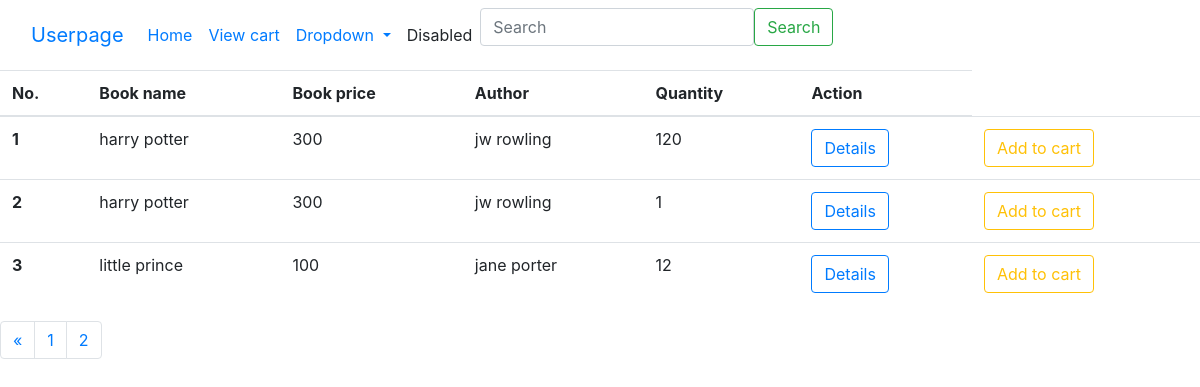
The app's page /user/?page=2 with its own data.
### bookapp/models.py (models this page shows, shortened)
class Book(models.Model):
    title=models.CharField(max_length=200,null=True)
    price=models.IntegerField(null=True)
    image=models.ImageField(upload_to='book_media')
    quantity =models.IntegerField()
    author=models.ForeignKey(Author, on_delete=models.CASCADE)

class Author(models.Model):
    name=models.CharField(max_length=200,null=True)
    def __str__(self):
        return '{}'.format(self.name)

### userapp/views.py (the view)
# urls.py: path('',views.listBook,name='booklist'),
def listBook(request):
    books = Book.objects.all()
    paginator = Paginator(books, 4)
    page_number = request.GET.get('page')
    try:
        page = paginator.get_page(page_number)
    except EmptyPage:
        page = paginator.page(paginator.num_pages)
    return render(request, 'user/userdetailsview.html', {'books': books, 'page': page})

### templates/user/userdetailsview.html (shortened to what this page needs)
<!doctype >
<html lang="en">
<head>
    <link rel="stylesheet" href="https://cdn.jsdelivr.net/npm/bootstrap@4.3.1/dist/css/bootstrap.min.css">
</head>
<body>
<nav class="navbar navbar-expand-lg bg-body-tertiary">
  <div class="container-fluid">
    <a class="navbar-brand" href="#">Userpage</a>
    <div class="collapse navbar-collapse" id="navbarSupportedContent">
      <ul class="navbar-nav me-auto mb-2 mb-lg-0">
        <li class="nav-item">
          <a class="nav-link active" aria-current="page" href="#">Home</a>
        </li>
        <li class="nav-item">
          <a class="nav-link" href="{% url 'viewcart' %}"> View cart </a>
        </li>
        <li class="nav-item dropdown">
          <a class="nav-link dropdown-toggle" href="#" role="button" data-bs-toggle="dropdown" aria-expanded="false">
            Dropdown
          </a>
        </li>
        <li class="nav-item">
          <a class="nav-link disabled" aria-disabled="true">Disabled</a>
        </li>
      </ul>
      <form class="d-flex" role="search" method="get" action="{% url 'usersearch' %}">
        <input class="form-control me-2" type="search" placeholder="Search" aria-label="Search" name="q">
        <button class="btn btn-outline-success" type="submit">Search</button>
      </form>
    </div>
  </div>
</nav>
<table class="table">
  <thead>
    <tr>
        <th scope="col">No.</th>
      <th scope="col">Book name</th>
      <th scope="col">Book price</th>
      <th scope="col">Author</th>
        <th scope="col">Quantity</th>
      <th scope="col">Action</th>
    </tr>
  </thead>
  <tbody>
        {% for book in page %}
       <tr>
            <th scope="row">{{forloop.counter}}</th>
           <td>{{ book.title }}</td>
           <td>{{ book.price }}</td>
           <td>{{ book.author }}</td>
           <td>{{ book.quantity }}</td>
           <td><a href="{% url 'userdetails' book.id %}" class="btn btn-outline-primary">Details</a></td>
           <td><a href="{% url 'add_to_cart' book.id %}" class="btn btn-outline-warning">Add to cart</a></td>
       </tr>
   {% endfor %}
  </tbody>
</table>
<nav aria-label="Page navigation example">
  <ul class="pagination">
      {% if page.has_previous %}
    <li class="page-item">
      <a class="page-link" href="?page={{ page.previous.page_number }}" aria-label="Previous">
        <span aria-hidden="true">&laquo;</span>
      </a>
    </li>
      {% endif %}
      {% for num in page.paginator.page_range %}
    <li class="page-item {% if page_number == num %}activate{% endif %}">
        <a class="page-link" href="?page={{ num }}">{{ num }}</a>
    </li>
      {% endfor %}
  </ul>
</nav>
</body>
</html>

### records on screen
Book: title "harry potter", price "300", author "jw rowling", quantity "120"
Book: title "harry potter", price "300", author "jw rowling", quantity "1"
Book: title "little prince", price "100", author "jane porter", quantity "12"

### other values on screen
{{ num }} "1" "2"
